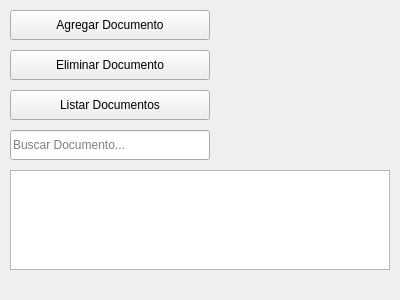
<?xml version="1.0" encoding="UTF-8"?>
<ui version="4.0">
  <class>MainWindow</class>
  <widget class="QWidget" name="MainWindow">
    <property name="geometry">
      <rect>
        <x>0</x>
        <y>0</y>
        <width>400</width>
        <height>300</height>
      </rect>
    </property>
    <widget class="QPushButton" name="btnAdd">
      <property name="geometry">
        <rect>
          <x>10</x>
          <y>10</y>
          <width>200</width>
          <height>30</height>
        </rect>
      </property>
      <property name="text">
        <string>Agregar Documento</string>
      </property>
    </widget>
    <widget class="QPushButton" name="btnDelete">
      <property name="geometry">
        <rect>
          <x>10</x>
          <y>50</y>
          <width>200</width>
          <height>30</height>
        </rect>
      </property>
      <property name="text">
        <string>Eliminar Documento</string>
      </property>
    </widget>
    <widget class="QPushButton" name="btnList">
      <property name="geometry">
        <rect>
          <x>10</x>
          <y>90</y>
          <width>200</width>
          <height>30</height>
        </rect>
      </property>
      <property name="text">
        <string>Listar Documentos</string>
      </property>
    </widget>
    <widget class="QLineEdit" name="lineSearch">
      <property name="geometry">
        <rect>
          <x>10</x>
          <y>130</y>
          <width>200</width>
          <height>30</height>
        </rect>
      </property>
      <property name="placeholderText">
        <string>Buscar Documento...</string>
      </property>
    </widget>
    <widget class="QListWidget" name="listWidget">
      <property name="geometry">
        <rect>
          <x>10</x>
          <y>170</y>
          <width>380</width>
          <height>100</height>
        </rect>
      </property>
    </widget>
  </widget>
  <resources/>
  <connections/>
</ui>
